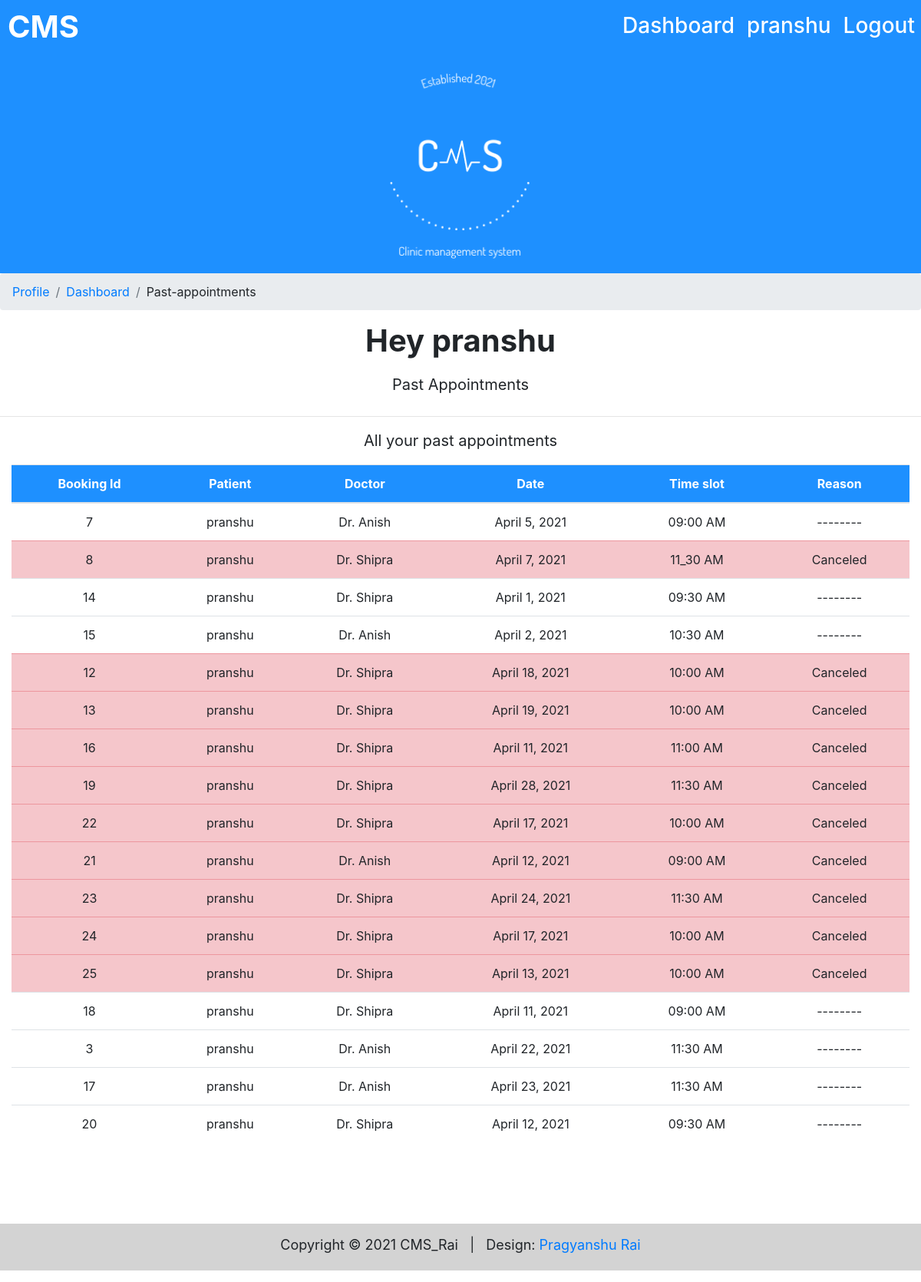
Screenshot of /past-booking/ (signed in) with the database file from the repository.
### cms/models.py (models this page shows, shortened)
class History(models.Model):
    book_no = models.CharField(max_length=20)
    patient_name = models.CharField(max_length=20)
    doctor_name = models.CharField(max_length=20)
    patient_id = models.CharField(max_length=20)
    doctor_id = models.CharField(max_length=20)
    book_date = models.DateField(auto_now_add=False, auto_now=False, blank=True)
    book_slot = models.CharField(max_length=10)
    reason = models.CharField(max_length=20, default="--------")

### cms/views.py (the view)
# urls.py: path('past-booking/', views.pastbooking, name='pastbooking'),
def pastbooking(request):
    global stuff
    if request.user.is_authenticated == True:
        check_bookings(datetime.date.today())
        stuff['bookings'] = History.objects.filter(patient_id = request.user.id)
        stuff['page'] = "Past Appointments"
        stuff['line'] = "All your past appointments"
        return render(request, 'cms/active_or_pastbooking.html', stuff)
    return render(request, 'cms/forbid.html', stuff)

### cms/models.py (called while the page is built)
def check_bookings(today):
    booking = Booking.objects.all()
    for index in range(len(booking)):
        if booking[index].booking_date < today:
            his = History()
            his.add_to_history(booking[index].id, booking[index].patient_name, booking[index].doctor_name, booking[index].user_id, booking[index].doctor_id, booking[index].booking_date,  booking[index].time_slot)
            his.save()
            booking[index].delete()

### templates/cms/active_or_pastbooking.html (shortened to what this page needs)
{% extends 'cms/base.html' %}
{% load static %}
            {% block breadcrumbs %}
                {% if user.is_authenticated %}
                <li class="breadcrumb-item"><a href="{% url 'profile' %}">Profile</a></li>
                <li class="breadcrumb-item"><a href="{% url 'dashboard' %}">Dashboard</a></li>
                    {% if "Past" in page %}
                    <li class="breadcrumb-item">Past-appointments</li>
                    {% else %}
                    <li class="breadcrumb-item">Active-appointments</li>
                    {% endif %}
                {% endif %}
            {% endblock %}
{% block main_block %}
   <main class="main-body">
	    <header class="row welcome-section">
            <div class="col-lg-12 text-center contain">
				<h1><strong>Hey {{user.first_name}}</strong></h1>
            </div>
            <div class="col-lg-1">
            </div>
            <div class="col-lg-10 text-center">
		    <p class="main-content">{{page}}</p>
            </div>
            <div class="col-lg-1">
            </div>
	    </header>
        <hr />
        <form class="text-center" action="" method="POST">
		<div class="container-fluid">
            <div class="row text-center">
                {% if bookings|length < 1 %}
                <div class="col-lg-12 add-btm-margin">
                    <div class="card pointer">
                        <img src="{% static 'cms/img/nodata.svg' %}" alt="No Data" class="card-img-top gradient" height="400px"/>
                        <div class="card-body">
                            <p class="card-title pointer side-content" ><b>No Reports Found!</b></p>
                        </div>
                    </div>
                </div>
                {% else %}
                <div class="col-lg-12">
                    <p class="text-center side-content">{{line}}</p>
                </div>
                <div class="col-lg-12">
                    <table class="table table-responsive-md table-hover">
                        <thead class="dodger-bg">
                            <tr>
                                <th>Booking Id</th>
                                <th>Patient</th>
                                <th>Doctor</th>
                                <th>Date</th>
                                <th>Time slot</th>
                                {% if "Past" in page %}
                                <th>Reason</th>
                                {% endif %}
                            </tr>
                        </thead>
                        <tbody>
                        {% for booking in bookings %}
                        {% if "Past" in page %}
                            {% if "Cancel" in booking.reason %}
                            <tr class="table-danger" onclick="select()">
                            {% endif %}
                        {% else %}
                            <tr onclick="select()">
                        {% endif %}
                                {% if "Past" in page %}
                                <td>{{booking.book_no}}</td>
                                <td>{{booking.patient_name}}</td>
                                <td>{{booking.doctor_name}}</td>
                                <td>{{booking.book_date}}</td>
                                <td>{{booking.book_slot}}</td>
                                <td>{{booking.reason}}</td>
                                {% endif %}
                            </tr>
                        {% endfor %}
                        </tbody>
                    </table>
                </div>
                {% endif %}
            </div>
        </div>
        </form>
    <div class="space"></div>
    </main>
{% endblock %}

### templates/cms/base.html (shortened to what this page needs)
{% load static %}
<!DOCTYPE html>
<html lang="en">
<head>
    <link rel="stylesheet" href="https://cdn.jsdelivr.net/npm/bootstrap@4.6.0/dist/css/bootstrap.min.css">
    <link rel="stylesheet" href="https://use.fontawesome.com/releases/v5.7.0/css/all.css">
    <link rel="stylesheet" href="https://cdnjs.cloudflare.com/ajax/libs/font-awesome/4.7.0/css/font-awesome.min.css">
	<link href="{% static 'cms/css/style.css' %}" rel="stylesheet" />
</head>
<body onload="main();">
    <nav class="navbar navbar-expand-sm">
        <a href="{% url 'home' %}" class="navbar-brand brand-name"><h1 style="color:white"><strong>CMS</strong></h1></a>
            <ul class="navbar-nav list-unstyled justify-content-end">
                {% if user.is_authenticated %}
                    <li class="nav-item nav-link navbar-right"><a href="{% url 'dashboard' %}"><b><h3><span> Dashboard </span> </h3></b></a></li>
                    <li class="nav-item nav-link navbar-right"><a href="{% url 'profile' %}"><b><h3><span> {{user.first_name}}</span> </h3></b></a></li>
                    <li class="nav-item nav-link navbar-right"><a href="{% url 'logout' %}"><b><h3><span>  Logout</span> </h3></b></a></li>
                {% endif %}
            </ul>
    </nav>
	<div class="page-header">
        <div class="header">
            <img src="{% static 'cms/img/CMS_dodgerblue.png' %}" width="200px;" class=" cms_logo " />
        </div>
	</div>
    <div class="full-width">
        <ol class="breadcrumb">
            {% block breadcrumbs %}
            {% endblock %}
        </ol>
    </div>
    {% block main_block %}
    {% endblock %}
    <div class="space"></div>
    <div class="footer">
		<footer class="text-center">
			<p class="footer-body" >Copyright &copy; 2021 CMS_Rai &nbsp;
                | &nbsp;   Design: <a rel="nofollow" class="link" href="{% url 'aboutme' %}">Pragyanshu Rai</a></p>
		</footer>
    </div>
</body>
</html>

### static/cms/css/style.css (style rules this page uses)
html { scroll-behavior : smooth; }
.space { height : 40px; }
.navbar { padding : 0; margin-top : -15px; margin-bottom : 0; background : dodgerblue; }
.navbar-brand { margin-left : 10px; }
.navbar-nav { width:100%; }
.nav-link a { text-decoration : none; cursor : pointer; color : white; margin-left : 20px; margin-right : 20px; text-align : center; }
.nav-link a h3 { border-bottom : 2px solid dodgerblue; transition : 0.3s; }
.side-content { font-size : 20px; }
.header { text-align : center; }
.page-header { margin-top : -10px; width : 100%; background : dodgerblue; color : white; }
.cms_logo { margin-bottom : 10px; animation : 1.5s logo_animate; }
.dodger-bg { background :#1e90ff; color : #ffffff; }
.full-width { width : 100%; }
.welcome-section { margin-left : 1.5%; margin-right : 1.5%; width : 97%; margin-bottom : 10px; margin-top : 10px; }
.text-center { text-align : center; }
.main-content { margin : 10px; font-size : 20px; }
.main-body { margin-bottom : 10px; }
.footer { font-size : large; padding : 4px; background : lightgray; }
.footer-body { margin-top : 10px; }

### rows the page displays
History: book_no "7", patient_name "pranshu", doctor_name "Dr. Anish", book_date "April 5, 2021", book_slot "09:00 AM", reason "--------"
History: book_no "8", patient_name "pranshu", doctor_name "Dr. Shipra", book_date "April 7, 2021", book_slot "11_30 AM", reason "Canceled"
History: book_no "14", patient_name "pranshu", doctor_name "Dr. Shipra", book_date "April 1, 2021", book_slot "09:30 AM", reason "--------"
History: book_no "15", patient_name "pranshu", doctor_name "Dr. Anish", book_date "April 2, 2021", book_slot "10:30 AM", reason "--------"
History: book_no "12", patient_name "pranshu", doctor_name "Dr. Shipra", book_date "April 18, 2021", book_slot "10:00 AM", reason "Canceled"
History: book_no "13", patient_name "pranshu", doctor_name "Dr. Shipra", book_date "April 19, 2021", book_slot "10:00 AM", reason "Canceled"
History: book_no "16", patient_name "pranshu", doctor_name "Dr. Shipra", book_date "April 11, 2021", book_slot "11:00 AM", reason "Canceled"
History: book_no "19", patient_name "pranshu", doctor_name "Dr. Shipra", book_date "April 28, 2021", book_slot "11:30 AM", reason "Canceled"
History: book_no "22", patient_name "pranshu", doctor_name "Dr. Shipra", book_date "April 17, 2021", book_slot "10:00 AM", reason "Canceled"
History: book_no "21", patient_name "pranshu", doctor_name "Dr. Anish", book_date "April 12, 2021", book_slot "09:00 AM", reason "Canceled"
History: book_no "23", patient_name "pranshu", doctor_name "Dr. Shipra", book_date "April 24, 2021", book_slot "11:30 AM", reason "Canceled"
History: book_no "24", patient_name "pranshu", doctor_name "Dr. Shipra", book_date "April 17, 2021", book_slot "10:00 AM", reason "Canceled"
History: book_no "25", patient_name "pranshu", doctor_name "Dr. Shipra", book_date "April 13, 2021", book_slot "10:00 AM", reason "Canceled"
History: book_no "18", patient_name "pranshu", doctor_name "Dr. Shipra", book_date "April 11, 2021", book_slot "09:00 AM", reason "--------"
History: book_no "3", patient_name "pranshu", doctor_name "Dr. Anish", book_date "April 22, 2021", book_slot "11:30 AM", reason "--------"
History: book_no "17", patient_name "pranshu", doctor_name "Dr. Anish", book_date "April 23, 2021", book_slot "11:30 AM", reason "--------"
History: book_no "20", patient_name "pranshu", doctor_name "Dr. Shipra", book_date "April 12, 2021", book_slot "09:30 AM", reason "--------"

### other values shown
{{ user.first_name }} "pranshu"
{{ page }} "Past Appointments"
{{ line }} "All your past appointments"
